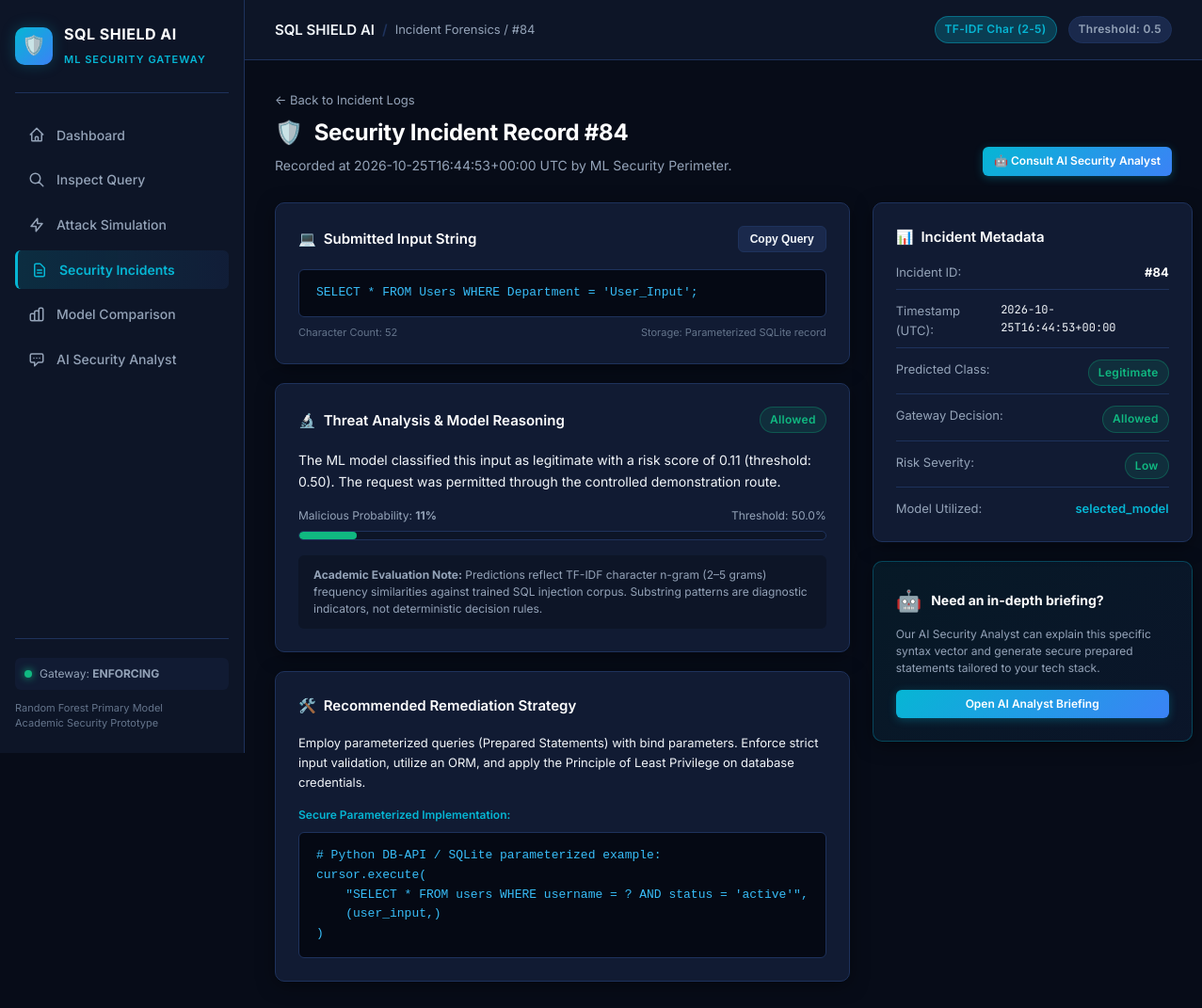
/incidents/84, run on the app's committed database.
### tables this page shows
CREATE TABLE incidents (
    id INTEGER PRIMARY KEY AUTOINCREMENT,
    timestamp TEXT NOT NULL,
    submitted_input TEXT NOT NULL,
    predicted_class TEXT NOT NULL,
    model_used TEXT NOT NULL,
    score REAL,
    action_taken TEXT NOT NULL,
    severity TEXT NOT NULL,
    explanation TEXT,
    mitigation TEXT
);

### app.py (the view)
@app.get("/incidents/<int:incident_id>")
def incident_detail_page(incident_id):
    incident = get_incident(incident_id)
    if incident is None:
        return render_template("404.html", message=f"Incident #{incident_id} was not found."), 404
    return render_template(
        "incident_detail.html",
        active="incidents",
        incident=incident,
        config=config,
    )

### database/db.py (called while the page is built)
def get_connection():
    conn = sqlite3.connect(DB_PATH)
    conn.row_factory = sqlite3.Row
    return conn

def get_incident(incident_id):
    with get_connection() as conn:
        row = conn.execute(
            "SELECT * FROM incidents WHERE id = ?", (int(incident_id),)
        ).fetchone()
        return dict(row) if row else None

### templates/incident_detail.html (shortened to what this page needs)
{% extends "base.html" %}
{% block breadcrumb %}Incident Forensics / #{{ incident.id }}{% endblock %}
{% block content %}
<div class="page-header" style="display:flex; justify-content:space-between; align-items:flex-end; flex-wrap:wrap; gap:16px;">
  <div>
    <div style="display:flex; align-items:center; gap:10px; margin-bottom:6px;">
      <a href="/incidents" style="color:var(--text-secondary); text-decoration:none; font-size:13px;">← Back to Incident Logs</a>
    </div>
    <h1 class="page-title">
      <span>🛡️</span> Security Incident Record #{{ incident.id }}
    </h1>
    <p class="page-subtitle">
      Recorded at {{ incident.timestamp }} UTC by ML Security Perimeter.
    </p>
  </div>
  <div style="display:flex; gap:10px;">
    <a href="/analyst?incident_id={{ incident.id }}" class="btn btn-primary btn-sm">
      🤖 Consult AI Security Analyst
    </a>
  </div>
</div>
<div class="grid-sidebar-layout">
  <div>
    <div class="card" style="margin-bottom: 20px;">
      <div class="card-header">
        <div class="card-title">
          <span>💻</span> Submitted Input String
        </div>
        <button class="btn btn-secondary btn-sm" onclick="copyToClipboard(document.getElementById('full-query-text').innerText, this)">
          Copy Query
        </button>
      </div>
      <div class="code-block">
        <pre><code id="full-query-text">{{ incident.submitted_input }}</code></pre>
      </div>
      <div style="display:flex; justify-content:space-between; font-size:11px; color:var(--text-muted); margin-top:8px;">
        <span>Character Count: {{ incident.submitted_input|length }}</span>
        <span>Storage: Parameterized SQLite record</span>
      </div>
    </div>
    <div class="card" style="margin-bottom: 20px;">
      <div class="card-header">
        <div class="card-title">
          <span>🔬</span> Threat Analysis & Model Reasoning
        </div>
        <span class="badge {{ 'badge-block' if incident.action_taken == 'Blocked' else 'badge-allow' }}">
          {{ incident.action_taken }}
        </span>
      </div>
      <div style="font-size:14px; line-height:1.6; color:var(--text-primary); margin-bottom:16px;">
        <p>{{ incident.explanation }}</p>
      </div>
      <div class="score-meter">
        <div class="score-meter-header">
          <span>Malicious Probability: <strong>{{ (incident.score * 100)|round|int }}%</strong></span>
          <span>Threshold: {{ config.DEFAULT_THRESHOLD * 100 }}%</span>
        </div>
        <div class="score-track">
          {% set pct = (incident.score * 100)|round|int %}
          <div class="score-fill {{ 'high' if pct >= 75 else ('medium' if pct >= 40 else 'low') }}" style="width: {{ pct }}%;"></div>
        </div>
      </div>
      <div style="background:var(--bg-secondary); padding:12px 16px; border-radius:6px; font-size:12px; color:var(--text-secondary); margin-top:14px; line-height:1.5;">
        <strong>Academic Evaluation Note:</strong> Predictions reflect TF-IDF character n-gram (2–5 grams) frequency similarities against trained SQL injection corpus. Substring patterns are diagnostic indicators, not deterministic decision rules.
      </div>
    </div>
    <div class="card">
      <div class="card-header">
        <div class="card-title">
          <span>🛠️</span> Recommended Remediation Strategy
        </div>
      </div>
      <div style="font-size:13px; line-height:1.6; color:var(--text-primary); margin-bottom:16px;">
        <p>{{ incident.mitigation }}</p>
      </div>
      <div style="margin-top:14px;">
        <span style="font-size:12px; font-weight:600; color:var(--accent-cyan); display:block; margin-bottom:8px;">
          Secure Parameterized Implementation:
        </span>
        <div class="code-block">
<pre><code># Python DB-API / SQLite parameterized example:
cursor.execute(
    "SELECT * FROM users WHERE username = ? AND status = 'active'",
    (user_input,)
)</code></pre>
        </div>
      </div>
    </div>
  </div>
  <div style="display:flex; flex-direction:column; gap:20px;">
    <div class="card">
      <div class="card-title" style="margin-bottom:16px;">
        <span>📊</span> Incident Metadata
      </div>
      <div style="display:flex; flex-direction:column; gap:12px; font-size:13px;">
        <div style="display:flex; justify-content:space-between; border-bottom:1px solid var(--border-color); padding-bottom:8px;">
          <span style="color:var(--text-secondary);">Incident ID:</span>
          <span style="font-weight:700; color:#fff;">#{{ incident.id }}</span>
        </div>
        <div style="display:flex; justify-content:space-between; border-bottom:1px solid var(--border-color); padding-bottom:8px;">
          <span style="color:var(--text-secondary);">Timestamp (UTC):</span>
          <span style="font-family:var(--font-mono); font-size:12px;">{{ incident.timestamp }}</span>
        </div>
        <div style="display:flex; justify-content:space-between; border-bottom:1px solid var(--border-color); padding-bottom:8px;">
          <span style="color:var(--text-secondary);">Predicted Class:</span>
          <span class="badge {{ 'badge-block' if incident.predicted_class == 'SQLi' else 'badge-allow' }}">
            {{ incident.predicted_class }}
          </span>
        </div>
        <div style="display:flex; justify-content:space-between; border-bottom:1px solid var(--border-color); padding-bottom:8px;">
          <span style="color:var(--text-secondary);">Gateway Decision:</span>
          <span class="badge {{ 'badge-block' if incident.action_taken == 'Blocked' else 'badge-allow' }}">
            {{ incident.action_taken }}
          </span>
        </div>
        <div style="display:flex; justify-content:space-between; border-bottom:1px solid var(--border-color); padding-bottom:8px;">
          <span style="color:var(--text-secondary);">Risk Severity:</span>
          <span class="badge {{ 'badge-block' if incident.severity == 'High' else ('badge-warn' if incident.severity == 'Medium' else 'badge-allow') }}">
            {{ incident.severity }}
          </span>
        </div>
        <div style="display:flex; justify-content:space-between;">
          <span style="color:var(--text-secondary);">Model Utilized:</span>
          <span style="color:var(--accent-cyan); font-weight:600;">{{ incident.model_used }}</span>
        </div>
      </div>
    </div>
    <div class="card" style="background: linear-gradient(135deg, rgba(6, 182, 212, 0.08), rgba(59, 130, 246, 0.08)); border-color: rgba(6, 182, 212, 0.3);">
      <div style="display:flex; align-items:center; gap:10px; margin-bottom:10px;">
        <span style="font-size:22px;">🤖</span>
        <span style="font-weight:700; color:#fff; font-size:14px;">Need an in-depth briefing?</span>
      </div>
      <p style="font-size:12px; color:var(--text-secondary); line-height:1.5; margin-bottom:14px;">
        Our AI Security Analyst can explain this specific syntax vector and generate secure prepared statements tailored to your tech stack.
      </p>
      <a href="/analyst?incident_id={{ incident.id }}" class="btn btn-primary btn-sm" style="width:100%;">
        Open AI Analyst Briefing
      </a>
    </div>
  </div>
</div>
{% endblock %}

### static/css/style.css (style rules this page uses)
:root { --bg-primary: #070c18; --bg-secondary: #0d1527; --bg-card: #111b33; --bg-card-hover: #162342; --bg-surface: #1a294c; --border-color: #1e325c; --border-light: rgba(255, 255, 255, 0.08); --text-primary: #f1f5f9; --text-secondary: #94a3b8; --text-muted: #64748b; --accent-cyan: #06b6d4; --accent-cyan-glow: rgba(6, 182, 212, 0.25); --accent-blue: #3b82f6; --accent-blue-glow: rgba(59, 130, 246, 0.25); --accent-indigo: #6366f1; --status-allow: #10b981; --status-allow-bg: rgba(16, 185, 129, 0.12); --status-allow-border: rgba(16, 185, 129, 0.3); --status-block: #ef4444; --status-block-bg: rgba(239, 68, 68, 0.12); --status-block-border: rgba(239, 68, 68, 0.3); --status-warn: #f59e0b; --status-warn-bg: rgba(245, 158, 11, 0.12); --status-warn-border: rgba(245, 158, 11, 0.3); --font-sans: 'Inter', -apple-system, BlinkMacSystemFont, 'Segoe UI', Roboto, sans-serif; --font-mono: 'JetBrains Mono', 'Fira Code', monospace; --radius-sm: 6px; --radius-md: 10px; --radius-lg: 14px; --transition: all 0.2s cubic-bezier(0.16, 1, 0.3, 1); --shadow-card: 0 4px 20px -2px rgba(0, 0, 0, 0.5); --shadow-glow: 0 0 25px rgba(6, 182, 212, 0.15); }
*, *::before, *::after { box-sizing: border-box; margin: 0; padding: 0; }
body { background-color: var(--bg-primary); color: var(--text-primary); font-family: var(--font-sans); line-height: 1.55; display: flex; min-height: 100vh; -webkit-font-smoothing: antialiased; }
.page-header { margin-bottom: 28px; }
.page-title { font-size: 24px; font-weight: 700; color: #fff; letter-spacing: -0.3px; display: flex; align-items: center; gap: 12px; }
.page-subtitle { color: var(--text-secondary); font-size: 14px; margin-top: 6px; }
.grid-sidebar-layout { display: grid; grid-template-columns: 1fr 340px; gap: 24px; margin-bottom: 24px; }
.card { background: var(--bg-card); border: 1px solid var(--border-color); border-radius: var(--radius-md); padding: 24px; box-shadow: var(--shadow-card); transition: var(--transition); position: relative; overflow: hidden; }
.card-header { display: flex; align-items: center; justify-content: space-between; margin-bottom: 18px; }
.card-title { font-size: 15px; font-weight: 600; color: #fff; display: flex; align-items: center; gap: 8px; }
.badge { display: inline-flex; align-items: center; gap: 6px; padding: 4px 10px; border-radius: 999px; font-size: 12px; font-weight: 600; letter-spacing: 0.3px; }
.badge-allow { background: var(--status-allow-bg); color: var(--status-allow); border: 1px solid var(--status-allow-border); }
.btn { display: inline-flex; align-items: center; justify-content: center; gap: 8px; padding: 10px 18px; border-radius: var(--radius-sm); font-size: 14px; font-weight: 600; cursor: pointer; border: none; transition: var(--transition); text-decoration: none; }
.btn-primary { background: linear-gradient(135deg, var(--accent-cyan), var(--accent-blue)); color: #fff; box-shadow: 0 2px 10px rgba(6, 182, 212, 0.3); }
.btn-secondary { background: var(--bg-surface); color: var(--text-primary); border: 1px solid var(--border-color); }
.btn-sm { padding: 6px 12px; font-size: 12px; }
.score-meter { margin: 16px 0; }
.score-meter-header { display: flex; justify-content: space-between; font-size: 12px; color: var(--text-secondary); margin-bottom: 6px; }
.score-track { height: 10px; background: var(--bg-secondary); border-radius: 999px; overflow: hidden; border: 1px solid var(--border-color); position: relative; }
.score-fill { height: 100%; border-radius: 999px; transition: width 0.6s cubic-bezier(0.16, 1, 0.3, 1); }
.score-fill.low { background: var(--status-allow); }
.code-block { background: #050914; border: 1px solid var(--border-color); border-radius: var(--radius-sm); padding: 14px 18px; font-family: var(--font-mono); font-size: 13px; color: #e2e8f0; overflow-x: auto; line-height: 1.6; position: relative; }
.code-block code { color: #38bdf8; }

### data on the page
incidents: id "84", timestamp "2026-10-25T16:44:53+00:00", submitted_input "SELECT * FROM Users WHERE Department = 'User_Input';", action_taken "Allowed", explanation "The ML model classified this input as legitimate with a risk score of 0.11 (threshold: 0.50). The request was permitted through the controlled demonstration route.", (incident.score*100)|round|int "11", mitigation "Employ parameterized queries (Prepared Statements) with bind parameters. Enforce strict input validation, utilize an ORM, and apply the Principle of Least Privilege on database credentials.", predicted_class "Legitimate", severity "Low", model_used "selected_model"

### other printed values
{{ config.DEFAULT_THRESHOLD }} "0.5"
{{ incident.submitted_input|length }} "52"
{{ config.DEFAULT_THRESHOLD * 100 }} "50.0"
